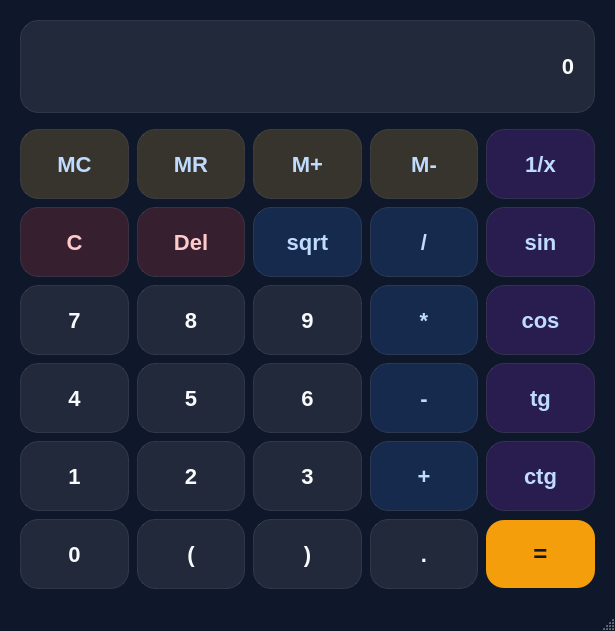
<?xml version="1.0" encoding="UTF-8"?>
<ui version="4.0">
 <class>MainWindow</class>
 <widget class="QMainWindow" name="MainWindow">
  <property name="geometry">
   <rect>
    <x>0</x>
    <y>0</y>
    <width>615</width>
    <height>631</height>
   </rect>
  </property>
  <property name="windowTitle">
   <string>Calculator</string>
  </property>
  <property name="styleSheet">
   <string notr="true">QMainWindow {
    background: #0f172a;
}
QWidget#centralwidget {
    background: qlineargradient(x1:0, y1:0, x2:0, y2:1,
                                stop:0 #111827, stop:1 #0f172a);
}
QLabel#label {
    background: rgba(255, 255, 255, 0.08);
    color: #f8fafc;
    border: 1px solid rgba(255, 255, 255, 0.10);
    border-radius: 18px;
    padding: 10px 14px;
    font-size: 22px;
    font-weight: 600;
    font-family: &quot;Segoe UI&quot;;
}
QPushButton {
    background: rgba(255, 255, 255, 0.08);
    color: #f8fafc;
    border: 1px solid rgba(255, 255, 255, 0.10);
    border-radius: 18px;
    font-size: 22px;
    font-weight: 600;
    font-family: &quot;Segoe UI&quot;;
    min-height: 68px;
    min-width: 68px;
}
QPushButton:hover {
    background: rgba(255, 255, 255, 0.14);
    border: 1px solid rgba(255, 255, 255, 0.18);
}
QPushButton:pressed {
    background: rgba(255, 255, 255, 0.20);
}
QPushButton#numButtonCalc {
    background: #f59e0b;
    color: #111827;
    border: none;
    font-size: 24px;
}
QPushButton#numButtonCalc:hover {
    background: #fbbf24;
}
QPushButton#numButtonCalc:pressed {
    background: #d97706;
}
QPushButton#numButtonC,
QPushButton#numButtonDel {
    background: rgba(239, 68, 68, 0.18);
    color: #fecaca;
}
QPushButton#numButtonC:hover,
QPushButton#numButtonDel:hover {
    background: rgba(239, 68, 68, 0.28);
}
QPushButton#numButtonDiv,
QPushButton#numButtonMul,
QPushButton#numButtonMinus,
QPushButton#numButtonPlus,
QPushButton#numButtonSqrt {
    background: rgba(59, 130, 246, 0.18);
    color: #bfdbfe;
}
QPushButton#numButtonDiv:hover,
QPushButton#numButtonMul:hover,
QPushButton#numButtonMinus:hover,
QPushButton#numButtonPlus:hover,
QPushButton#numButtonSqrt:hover {
    background: rgba(59, 130, 246, 0.28);
}
QPushButton#numButtonSin,
QPushButton#numButtonCos,
QPushButton#numButtonTg,
QPushButton#numButtonCtg,
QPushButton#numButtonFunc {
    background: rgba(156, 59, 246, 0.18);
    color: #bfdbfe;
}
QPushButton#numButtonSin:hover,
QPushButton#numButtonCos:hover,
QPushButton#numButtonTg:hover,
QPushButton#numButtonCtg:hover,
QPushButton#numButtonFunc:hover {
    background: rgba(156, 59, 246, 0.28);
}
QPushButton#numButtonMC,
QPushButton#numButtonMR,
QPushButton#numButtonMPlus,
QPushButton#numButtonMMinus {
    background: rgba(246, 187, 59, 0.18);
    color: #bfdbfe;
}
QPushButton#numButtonMC:hover,
QPushButton#numButtonMR:hover,
QPushButton#numButtonMPlus:hover,
QPushButton#numButtonMMinus:hover {
    background: rgba(246, 187, 59, 0.28);
    color: #bfdbfe;
}
</string>
  </property>
  <widget class="QWidget" name="centralwidget">
   <layout class="QVBoxLayout" name="mainVerticalLayout">
    <property name="spacing">
     <number>16</number>
    </property>
    <property name="leftMargin">
     <number>20</number>
    </property>
    <property name="topMargin">
     <number>20</number>
    </property>
    <property name="rightMargin">
     <number>20</number>
    </property>
    <property name="bottomMargin">
     <number>20</number>
    </property>
    <item>
     <widget class="QLabel" name="label">
      <property name="minimumSize">
       <size>
        <width>0</width>
        <height>70</height>
       </size>
      </property>
      <property name="font">
       <font>
        <family>Segoe UI</family>
        <pointsize>-1</pointsize>
        <fontweight>DemiBold</fontweight>
       </font>
      </property>
      <property name="text">
       <string>0</string>
      </property>
      <property name="alignment">
       <set>Qt::AlignmentFlag::AlignRight|Qt::AlignmentFlag::AlignTrailing|Qt::AlignmentFlag::AlignVCenter</set>
      </property>
      <property name="wordWrap">
       <bool>true</bool>
      </property>
     </widget>
    </item>
    <item>
     <layout class="QGridLayout" name="buttonsGridLayout">
      <property name="spacing">
       <number>8</number>
      </property>
      <item row="3" column="2">
       <widget class="QPushButton" name="numButton6">
        <property name="text">
         <string>6</string>
        </property>
       </widget>
      </item>
      <item row="2" column="3">
       <widget class="QPushButton" name="numButtonMul">
        <property name="text">
         <string>*</string>
        </property>
       </widget>
      </item>
      <item row="5" column="1">
       <widget class="QPushButton" name="numButtonOB">
        <property name="text">
         <string>(</string>
        </property>
       </widget>
      </item>
      <item row="5" column="0">
       <widget class="QPushButton" name="numButton0">
        <property name="text">
         <string>0</string>
        </property>
       </widget>
      </item>
      <item row="0" column="0">
       <widget class="QPushButton" name="numButtonMC">
        <property name="text">
         <string>MC</string>
        </property>
       </widget>
      </item>
      <item row="5" column="2">
       <widget class="QPushButton" name="numButtonCB">
        <property name="text">
         <string>)</string>
        </property>
       </widget>
      </item>
      <item row="1" column="1">
       <widget class="QPushButton" name="numButtonDel">
        <property name="text">
         <string>Del</string>
        </property>
       </widget>
      </item>
      <item row="2" column="2">
       <widget class="QPushButton" name="numButton9">
        <property name="text">
         <string>9</string>
        </property>
       </widget>
      </item>
      <item row="0" column="3">
       <widget class="QPushButton" name="numButtonMMinus">
        <property name="text">
         <string>M-</string>
        </property>
       </widget>
      </item>
      <item row="0" column="1">
       <widget class="QPushButton" name="numButtonMR">
        <property name="text">
         <string>MR</string>
        </property>
       </widget>
      </item>
      <item row="1" column="3">
       <widget class="QPushButton" name="numButtonDiv">
        <property name="text">
         <string>/</string>
        </property>
       </widget>
      </item>
      <item row="3" column="0">
       <widget class="QPushButton" name="numButton4">
        <property name="text">
         <string>4</string>
        </property>
       </widget>
      </item>
      <item row="4" column="0">
       <widget class="QPushButton" name="numButton1">
        <property name="text">
         <string>1</string>
        </property>
       </widget>
      </item>
      <item row="0" column="2">
       <widget class="QPushButton" name="numButtonMPlus">
        <property name="text">
         <string>M+</string>
        </property>
       </widget>
      </item>
      <item row="1" column="0">
       <widget class="QPushButton" name="numButtonC">
        <property name="text">
         <string>C</string>
        </property>
       </widget>
      </item>
      <item row="4" column="3">
       <widget class="QPushButton" name="numButtonPlus">
        <property name="text">
         <string>+</string>
        </property>
       </widget>
      </item>
      <item row="4" column="2">
       <widget class="QPushButton" name="numButton3">
        <property name="text">
         <string>3</string>
        </property>
       </widget>
      </item>
      <item row="3" column="1">
       <widget class="QPushButton" name="numButton5">
        <property name="text">
         <string>5</string>
        </property>
       </widget>
      </item>
      <item row="3" column="3">
       <widget class="QPushButton" name="numButtonMinus">
        <property name="text">
         <string>-</string>
        </property>
       </widget>
      </item>
      <item row="4" column="1">
       <widget class="QPushButton" name="numButton2">
        <property name="text">
         <string>2</string>
        </property>
       </widget>
      </item>
      <item row="2" column="1">
       <widget class="QPushButton" name="numButton8">
        <property name="text">
         <string>8</string>
        </property>
       </widget>
      </item>
      <item row="2" column="0">
       <widget class="QPushButton" name="numButton7">
        <property name="text">
         <string>7</string>
        </property>
       </widget>
      </item>
      <item row="1" column="4">
       <widget class="QPushButton" name="numButtonSin">
        <property name="text">
         <string>sin</string>
        </property>
       </widget>
      </item>
      <item row="2" column="4">
       <widget class="QPushButton" name="numButtonCos">
        <property name="text">
         <string>cos</string>
        </property>
       </widget>
      </item>
      <item row="3" column="4">
       <widget class="QPushButton" name="numButtonTg">
        <property name="text">
         <string>tg</string>
        </property>
       </widget>
      </item>
      <item row="4" column="4">
       <widget class="QPushButton" name="numButtonCtg">
        <property name="text">
         <string>ctg</string>
        </property>
       </widget>
      </item>
      <item row="5" column="4">
       <widget class="QPushButton" name="numButtonCalc">
        <property name="text">
         <string>=</string>
        </property>
       </widget>
      </item>
      <item row="5" column="3">
       <widget class="QPushButton" name="numButtonDot">
        <property name="text">
         <string>.</string>
        </property>
       </widget>
      </item>
      <item row="1" column="2">
       <widget class="QPushButton" name="numButtonSqrt">
        <property name="text">
         <string>sqrt</string>
        </property>
       </widget>
      </item>
      <item row="0" column="4">
       <widget class="QPushButton" name="numButtonFunc">
        <property name="text">
         <string>1/x</string>
        </property>
       </widget>
      </item>
     </layout>
    </item>
   </layout>
  </widget>
  <widget class="QMenuBar" name="menubar">
   <property name="geometry">
    <rect>
     <x>0</x>
     <y>0</y>
     <width>615</width>
     <height>22</height>
    </rect>
   </property>
  </widget>
  <widget class="QStatusBar" name="statusbar"/>
 </widget>
 <resources/>
 <connections/>
</ui>
